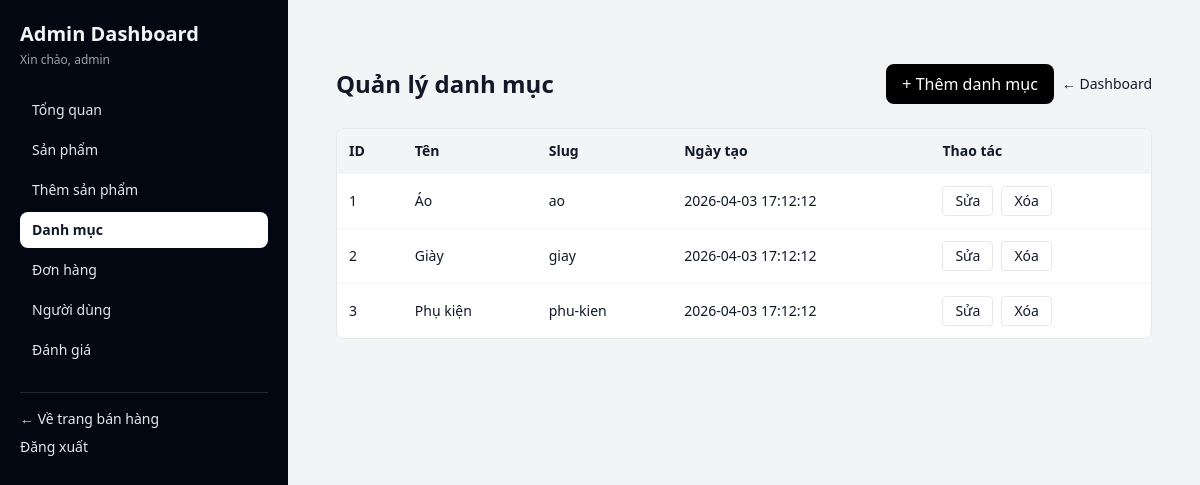
Screenshot of /admin/categories.php (signed in) with the database file from the repository.
### tables this page shows
CREATE TABLE IF NOT EXISTS categories (
  id INT UNSIGNED AUTO_INCREMENT PRIMARY KEY,
  name VARCHAR(120) NOT NULL UNIQUE,
  slug VARCHAR(140) NOT NULL UNIQUE,
  created_at TIMESTAMP NOT NULL DEFAULT CURRENT_TIMESTAMP
);

### admin/categories.php (the view, shortened to what this page needs)
<?php
require_once __DIR__ . '/../config/db.php';
$currentPage = max(1, (int) ($_GET['page'] ?? 1));
$perPage = 10;
$totalCategories = (int) $pdo->query('SELECT COUNT(*) FROM categories')->fetchColumn();
$pagination = paginate($totalCategories, $perPage, $currentPage);
$listStmt = $pdo->prepare('SELECT id, name, slug, created_at FROM categories ORDER BY created_at DESC LIMIT :limit OFFSET :offset');
$listStmt->bindValue(':limit', (int) $pagination['per_page'], PDO::PARAM_INT);
$listStmt->bindValue(':offset', (int) $pagination['offset'], PDO::PARAM_INT);
$listStmt->execute();
$categories = $listStmt->fetchAll();
require_once __DIR__ . '/../includes/admin_header.php';
?>
<section class="max-w-6xl mx-auto px-4 py-8 space-y-6">
  <div class="flex items-center justify-between">
    <h1 class="text-2xl font-bold">Quản lý danh mục</h1>
    <div class="flex items-center gap-2">
      <button class="rounded-lg bg-black text-white px-4 py-2 hover:opacity-80 transition" data-modal-open="add-modal">+ Thêm danh mục</button>
      <a href="/admin/index.php" class="text-sm hover:opacity-80 transition">← Dashboard</a>
    </div>
  </div>
  <div class="bg-white rounded-lg border border-gray-200 overflow-x-auto">
    <table class="min-w-full text-sm">
      <thead class="bg-gray-100">
      <tr>
        <th class="p-3 text-left">ID</th>
        <th class="p-3 text-left">Tên</th>
        <th class="p-3 text-left">Slug</th>
        <th class="p-3 text-left">Ngày tạo</th>
        <th class="p-3 text-left">Thao tác</th>
      </tr>
      </thead>
      <tbody>
      <?php foreach ($categories as $category): ?>
        <tr class="border-t border-gray-100">
          <td class="p-3"><?= (int) $category['id']; ?></td>
          <td class="p-3"><?= htmlspecialchars((string) $category['name'], ENT_QUOTES, 'UTF-8'); ?></td>
          <td class="p-3"><?= htmlspecialchars((string) $category['slug'], ENT_QUOTES, 'UTF-8'); ?></td>
          <td class="p-3"><?= htmlspecialchars((string) $category['created_at'], ENT_QUOTES, 'UTF-8'); ?></td>
          <td class="p-3 flex items-center gap-2">
            <button
              class="rounded border px-3 py-1 hover:opacity-80 transition"
              data-modal-open="edit-modal"
              data-id="<?= (int) $category['id']; ?>"
              data-name="<?= htmlspecialchars((string) $category['name'], ENT_QUOTES, 'UTF-8'); ?>"
              data-slug="<?= htmlspecialchars((string) $category['slug'], ENT_QUOTES, 'UTF-8'); ?>"
            >Sửa</button>
            <button class="rounded border px-3 py-1 hover:opacity-80 transition" data-modal-open="delete-modal" data-id="<?= (int) $category['id']; ?>" data-name="<?= htmlspecialchars((string) $category['name'], ENT_QUOTES, 'UTF-8'); ?>">Xóa</button>
          </td>
        </tr>
      <?php endforeach; ?>
      </tbody>
    </table>
  </div>
</section>
<?php require_once __DIR__ . '/../includes/admin_footer.php'; ?>

### rows the page displays
categories: id "1", name "Áo", slug "ao", created_at "2026-04-03 17:12:12"
categories: id "2", name "Giày", slug "giay", created_at "2026-04-03 17:12:12"
categories: id "3", name "Phụ kiện", slug "phu-kien", created_at "2026-04-03 17:12:12"

### other values shown
$user['username'] "admin"
$label "Tổng quan"
$label "Sản phẩm"
$label "Thêm sản phẩm"
$label "Danh mục"
$label "Đơn hàng"
$label "Người dùng"
$label "Đánh giá"
